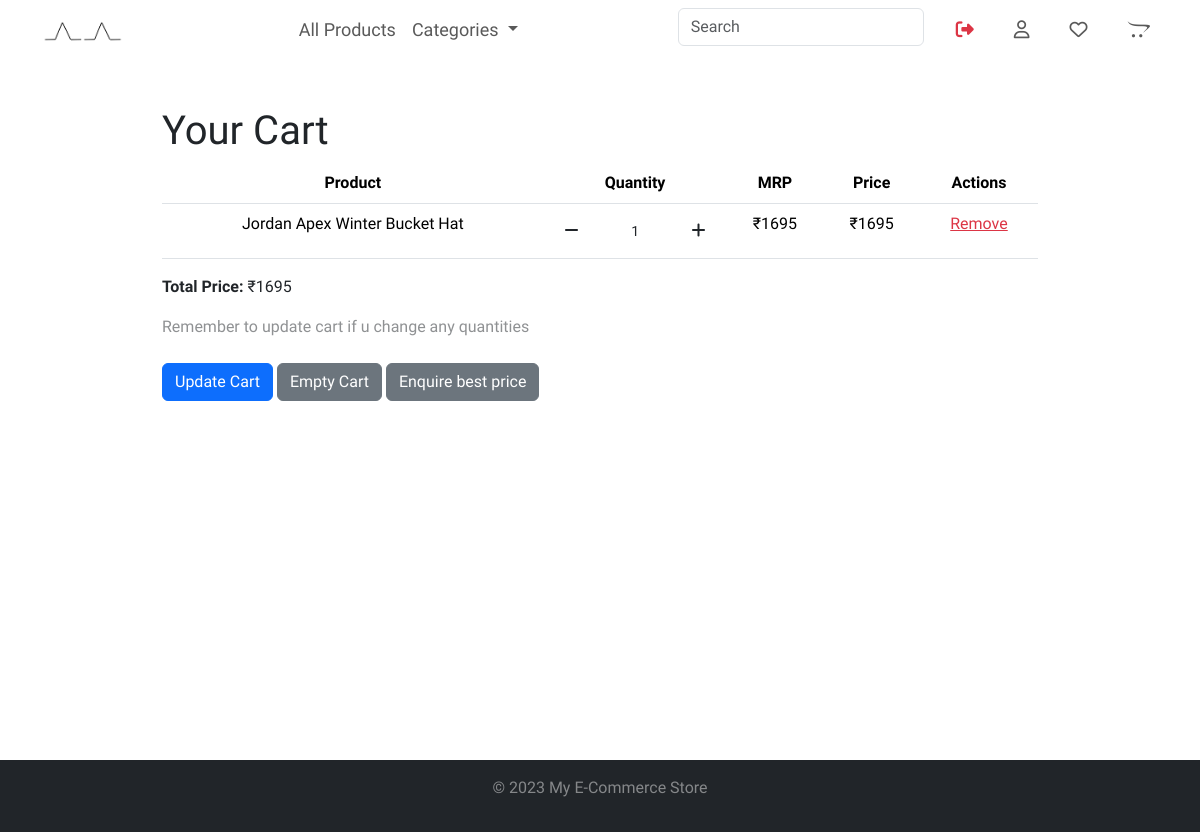
Screenshot of /cart (signed in) with the database file from the repository.
### ecommerce/models.py (models this page shows, shortened)
class CartProduct(models.Model):
    cart = models.ForeignKey(Cart, on_delete=models.CASCADE)
    product = models.ForeignKey(Products, on_delete=models.CASCADE)
    quantity = models.PositiveIntegerField(default=1)

class Products(models.Model):
    name = models.CharField(max_length=60)
    price = models.IntegerField(default=0)
    category = models.ForeignKey(Category, on_delete=models.CASCADE, default=1)
    brand = models.CharField(max_length=100, blank=True)
    tagline = models.CharField(max_length=50, null=True, blank=True)
    description = models.CharField(
        max_length=500, default='', blank=True, null=True)
    images = models.ManyToManyField(ProductImage, blank=True)

### ecommerce/views.py (the view)
# urls.py: path('cart', views.view_cart , name='view_cart'),
def view_cart(request):
    cust = request.session.get("customer_id")
    cart, created = Cart.objects.get_or_create(customer_id=cust)
    cart_items = CartProduct.objects.filter(cart=cart)
    total_price = sum(item.product.price * item.quantity for item in cart_items)
    return render(request, 'cart.html', {'cart': cart, 'cart_items': cart_items, 'total_price': total_price})

### ecommerce/context_processors.py (called while the page is built)
def categories(request):
    return {'categories': Category.get_all_categories()}

### ecommerce/models.py (called while the page is built)
    @staticmethod
    def get_all_categories():
        return Category.objects.all()

    def __str__(self):
        return self.name

### ecommerce/Templates/cart.html (shortened to what this page needs)
{% extends 'master.html' %}
{% load mathfilters %}
{% block content %}
<div class="container w-75 m-auto mt-5 mb-5 ">
    <h1>Your Cart</h1>
    {% if cart_items %}
    <form method="post" action="{% url 'update_cart' %}">
        <table class="table text-center">
            <thead class="">
                <tr>
                    <th>Product</th>
                    <th>Quantity</th>
                    <th>MRP</th>
                    <th>Price</th>
                    <th>Actions</th>
                </tr>
            </thead>
            <tbody>
                {% for cart_item in cart_items %}
                <tr>
                    <td>{{ cart_item.product.name }}</td>
                    <td>
                        <div class="input-group m-auto">
                            <span class="input-group-btn">
                                <button type="button" class="btn btn-default btn-number minus"
                                    data-field="quantity_{{ cart_item.id }}">
                                    <span class="fa fa-minus minus"></span>
                                </button>
                            </span>
                            <input type="text" name="quantity_{{ cart_item.id }}" value="{{ cart_item.quantity }}"
                                class="form-control form-control-sm input-number border-0 text-center " min="1"
                                style="width: 20px;">
                            <span class="input-group-btn">
                                <button type="button" class="btn btn-default btn-number plus"
                                    data-field="quantity_{{ cart_item.id }}">
                                    <span class="fa fa-plus plus"></span>
                                </button>
                            </span>
                        </div>
                    </td>
                    <td>₹{{ cart_item.product.price }}</td>
                    <td>₹{{ cart_item.product.price|mul:cart_item.quantity }}</td>
                    <td>
                        <a href="{% url 'remove_from_cart' cart_item.id %}" class="link-danger">Remove</a>
                    </td>
                </tr>
                {% endfor %}
            </tbody>
        </table>
        <div>
            <p class=""><b>Total Price:</b> ₹{{ total_price }}</p>
        </div>
        <span class="opacity-50">Remember to update cart if u change any quantities</span><br><br>
        <button type="submit" class="btn btn-primary">Update Cart</button>
        <a href="{% url 'empty_cart' %}" class="btn btn-secondary">Empty Cart</a>
        <a href="{% url 'checkout' %}" class="btn btn-secondary">Enquire best price</a>
    </form>
    {% else %}
    <p>Your cart is empty.</p>
    {% endif %}
</div>
{% endblock %}

### ecommerce/static/style.css (style rules this page uses)
* { font-family: 'Sacramento', cursive; font-family: 'Comfortaa', cursive; box-sizing: border-box; }
html, body { height: 100%; margin: 0; }
.container { position: relative; }

### rows the page displays
CartProduct: product.name "Jordan Apex Winter Bucket Hat", quantity "1", product.price "1695", product.price|mul "1695"

### other values shown
{{ total_price }} "1695"
